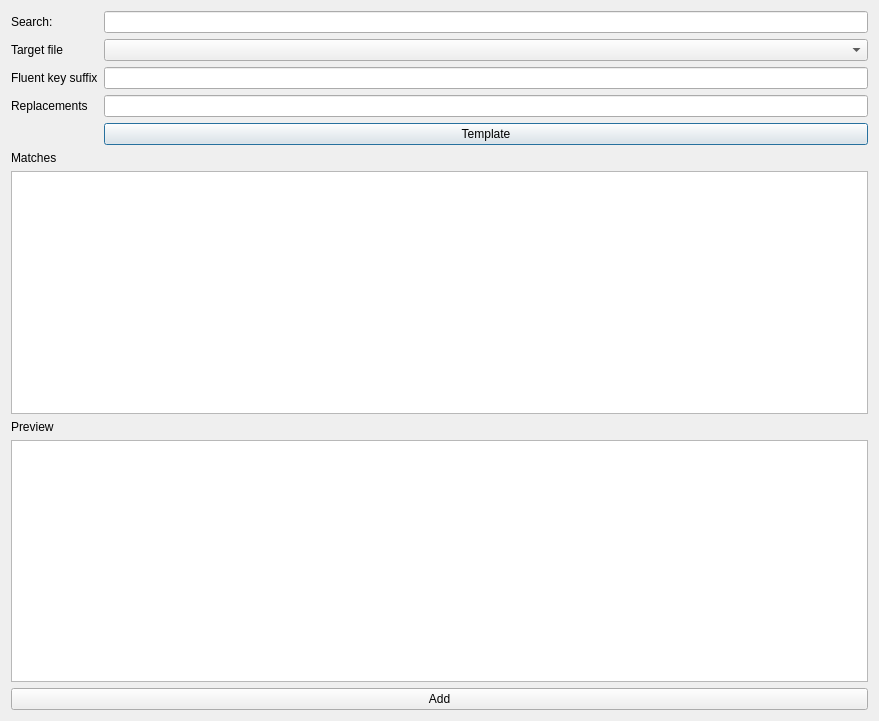
<?xml version="1.0" encoding="UTF-8"?>
<ui version="4.0">
 <class>Dialog</class>
 <widget class="QDialog" name="Dialog">
  <property name="geometry">
   <rect>
    <x>0</x>
    <y>0</y>
    <width>879</width>
    <height>721</height>
   </rect>
  </property>
  <property name="windowTitle">
   <string>Dialog</string>
  </property>
  <layout class="QVBoxLayout" name="verticalLayout">
   <item>
    <layout class="QGridLayout" name="gridLayout">
     <item row="2" column="0">
      <widget class="QLabel" name="label_2">
       <property name="text">
        <string>Fluent key suffix</string>
       </property>
      </widget>
     </item>
     <item row="1" column="1">
      <widget class="QComboBox" name="filenames"/>
     </item>
     <item row="0" column="0">
      <widget class="QLabel" name="label_4">
       <property name="text">
        <string>Search:</string>
       </property>
      </widget>
     </item>
     <item row="4" column="1">
      <widget class="QPushButton" name="replacementsTemplateButton">
       <property name="text">
        <string>Template</string>
       </property>
      </widget>
     </item>
     <item row="1" column="0">
      <widget class="QLabel" name="label">
       <property name="text">
        <string>Target file</string>
       </property>
      </widget>
     </item>
     <item row="3" column="0">
      <widget class="QLabel" name="label_3">
       <property name="text">
        <string>Replacements</string>
       </property>
      </widget>
     </item>
     <item row="3" column="1">
      <widget class="QLineEdit" name="replacements"/>
     </item>
     <item row="2" column="1">
      <widget class="QLineEdit" name="key"/>
     </item>
     <item row="0" column="1">
      <widget class="QLineEdit" name="search"/>
     </item>
    </layout>
   </item>
   <item>
    <widget class="QLabel" name="label_5">
     <property name="text">
      <string>Matches</string>
     </property>
    </widget>
   </item>
   <item>
    <widget class="QListWidget" name="searchMatches"/>
   </item>
   <item>
    <widget class="QLabel" name="label_6">
     <property name="text">
      <string>Preview</string>
     </property>
    </widget>
   </item>
   <item>
    <widget class="QTextEdit" name="preview"/>
   </item>
   <item>
    <widget class="QPushButton" name="addButton">
     <property name="text">
      <string>Add</string>
     </property>
    </widget>
   </item>
  </layout>
 </widget>
 <tabstops>
  <tabstop>search</tabstop>
  <tabstop>filenames</tabstop>
  <tabstop>key</tabstop>
  <tabstop>replacements</tabstop>
  <tabstop>replacementsTemplateButton</tabstop>
  <tabstop>searchMatches</tabstop>
  <tabstop>preview</tabstop>
  <tabstop>addButton</tabstop>
 </tabstops>
 <resources/>
 <connections/>
</ui>
